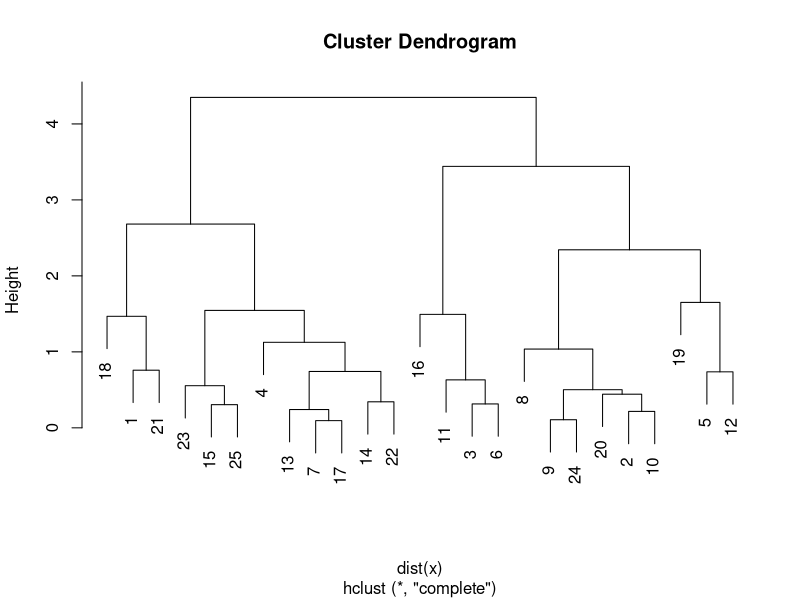
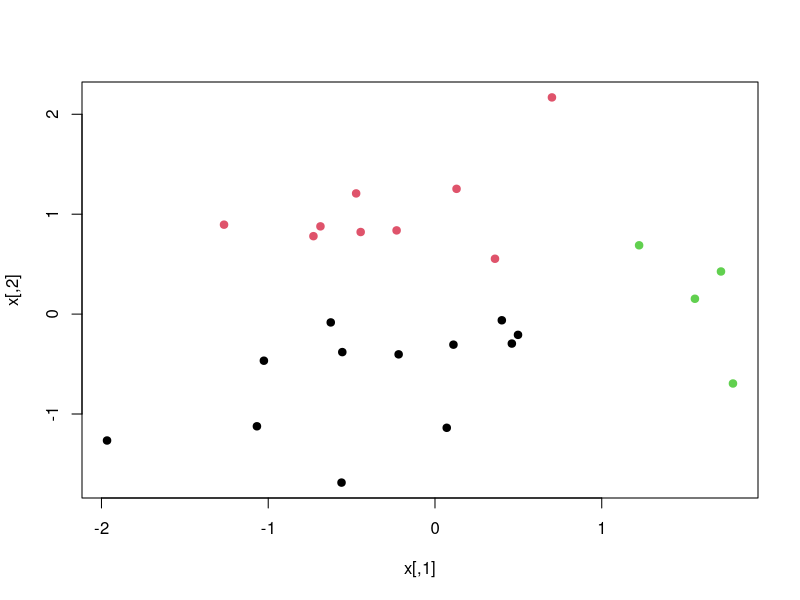

R code for these plots, in order:
set.seed(123)
x <- matrix(rnorm(50), ncol = 2)

# Perform hierarchical clustering 
hc <- hclust(dist(x), method = "complete")

# Plot the dendrogram
plot(hc)

# Cut the dendrogram to get clusters
clusters <- cutree(hc, k = 3)

# Plot the data with different colors for each cluster
plot(x, col = clusters, pch = 19)
